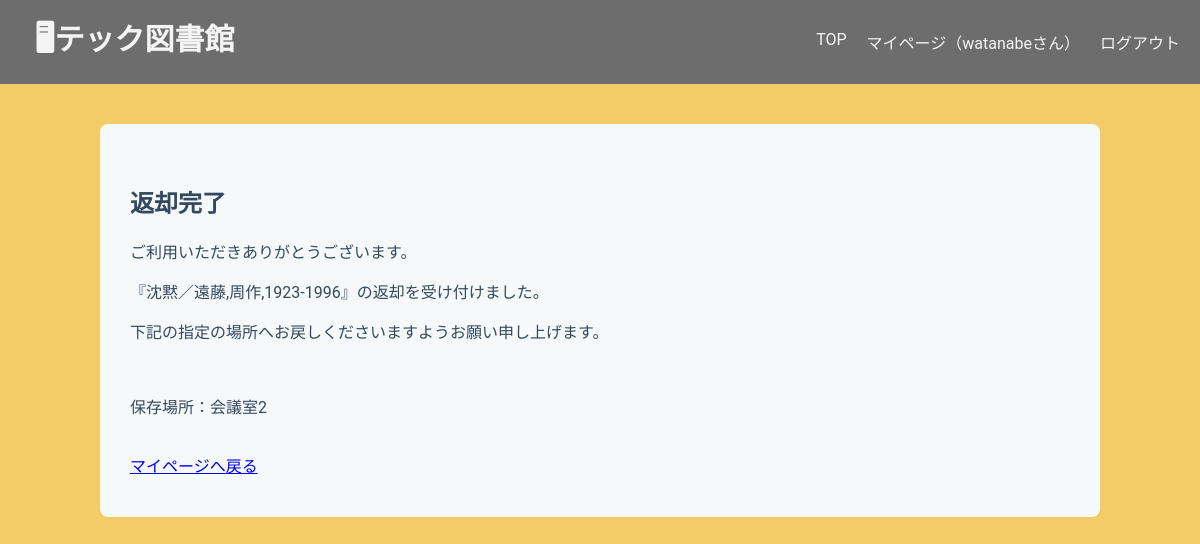
Screenshot of /library/return/34/complete/ (signed in) with the database file from the repository.
### libraryapp/models.py (models this page shows, shortened)
class Stock(models.Model):
    book = models.ForeignKey(
        Book,
        on_delete=models.CASCADE,
        related_name="stocks"
    )
    location = models.ForeignKey(
        Location,
        on_delete=models.PROTECT,
        related_name="stocks"
    )
    is_available = models.BooleanField(default=True)

class Book(models.Model):
    isbn = models.CharField(
        max_length=17,
        help_text='ISBN-10 または ISBN-13（ハイフン可）',
        verbose_name='ISBN',
        unique=True,
    )
    title = models.CharField(max_length=200, blank=True)
    author = models.CharField(max_length=200, null=True, blank=True)
    publisher = models.CharField(max_length=200, null=True, blank=True)
    publication_date = models.DateField(null=True, blank=True)
    description = models.TextField(null=True, blank=True)
    cover_url = models.URLField(null=True, blank=True)
    edition_number = models.IntegerField(default=1)

class Location(models.Model):
    name = models.CharField(max_length=100)
    def __str__(self):
        return self.name

### libraryapp/views.py (the view)
# urls.py: path('return/<int:stock_id>/complete/', views.ReturnCompleteView.as_view(), name='return_complete'),
class ReturnCompleteView(LoginRequiredMixin, TemplateView):
    template_name = "libraryapp/return_complete.html"
    def get_context_data(self, **kwargs):
        context = super().get_context_data(**kwargs)
        context["stock"] = get_object_or_404(
            Stock,
            pk=self.kwargs["stock_id"]
        )
        return context

### templates/libraryapp/return_complete.html (shortened to what this page needs)
{% extends "libraryapp/base.html" %}
{% block content %}
<h2>返却完了</h2>
<p>ご利用いただきありがとうございます。</p>
<p>『{{ stock.book.title }}／{{ stock.book.author }}』の返却を受け付けました。</p>
<p>下記の指定の場所へお戻しくださいますようお願い申し上げます。</p><br>
<p>保存場所：{{ stock.location }}</p><br>
<a href="{% url 'mypage' %}">マイページへ戻る</a>
{% endblock content %}

### templates/libraryapp/base.html (shortened to what this page needs)
<!DOCTYPE html>
<html lang="ja">
<head>
    {% load static %}
    <link rel="stylesheet" href="{% static 'libraryapp/base.css' %}">
</head>
<body>
    <header class="header">
        <h1>
            <a href="{% url 'home' %}">
                <strong>🖥テック図書館</strong>
            </a>
        </h1>
        <nav>
            <a href="{% url 'home' %}">TOP</a>
            <a href="{% url 'mypage' %}">マイページ（{{ user.username }}さん）</a>
            <form method="post" action="{% url 'logout' %}" class="logout-form">
                <button type="submit" class="logout-link">ログアウト</button>
            </form>
        </nav>
    </header>
    <main class="container">
        {% block content %}{% endblock %}
    </main>
</body>
</html>

### static/libraryapp/base.css (style rules this page uses)
body { font-family: 'Roboto', 'Segoe UI', Tahoma, Geneva, Verdana, sans-serif; background-color: #f4cc67; color: #34495e; margin: 0; }
.header { display: flex; background-color: #6d6d6d; justify-content: space-between; align-items: center; }
.header h1 { color: #f5f4f5; margin: 15px; width: auto; padding-left: 20px; font-size: 30px; }
.header h1 a { color: #f5f4f5; text-decoration: none; }
.header nav { color: #f5f4f5; display: flex; gap: 20px; width: auto; padding-right: 20px; margin: 0; }
.header nav a { color: #f5f4f5; text-decoration: none; }
.container { background-color: #f6f9fa; padding: 40px 30px; border-radius: 8px; max-width: 1000px; width: 100%; box-sizing: border-box; margin: 40px auto; }
form button { white-space: nowrap; background-color: #717071dc; color: #faf8f8; padding: 10px 20px; border: none; border-radius: 4px; cursor: pointer; font-size: 16px; font-weight: 500; }
.logout-form { display: inline; }
.logout-form button { background: none; border: none; padding: 0; color: inherit; font: inherit; cursor: pointer; }

### rows the page displays
Stock: book "沈黙", book.author "遠藤,周作,1923-1996", location "会議室2"

### other values shown
{{ user.username }} "watanabe"
